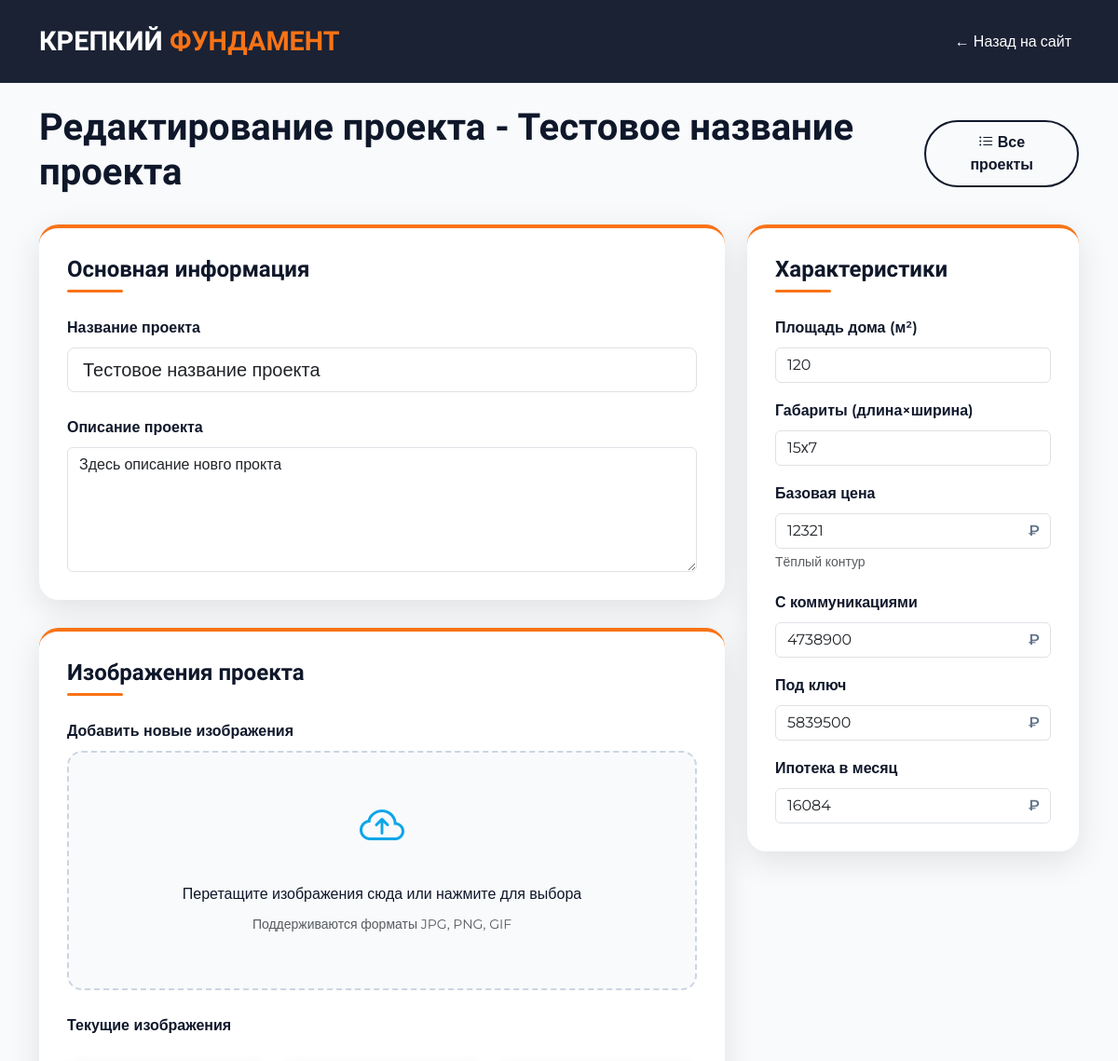
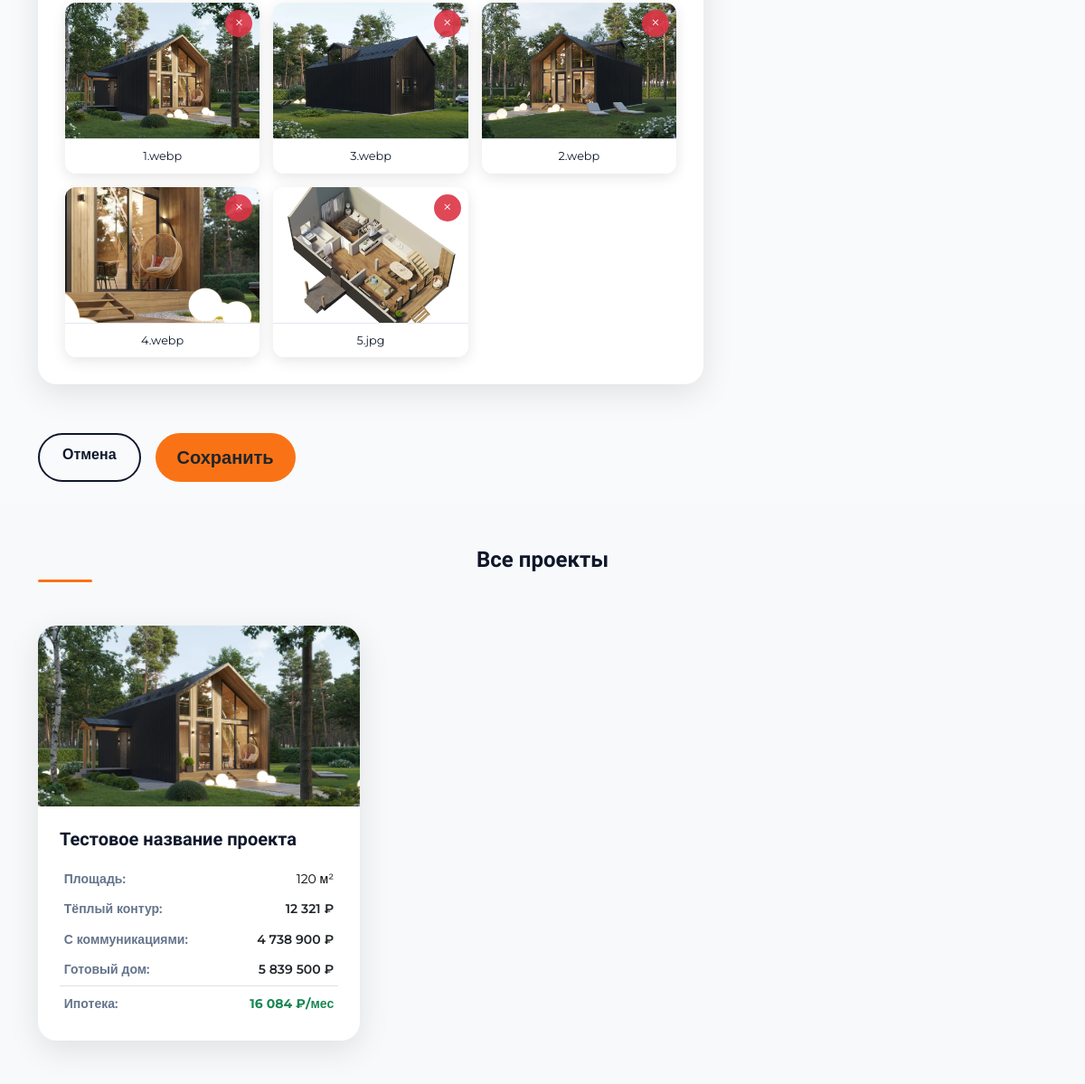
Page /admin/edit_project/1 on the earlier database version (2 pictures, top to bottom).
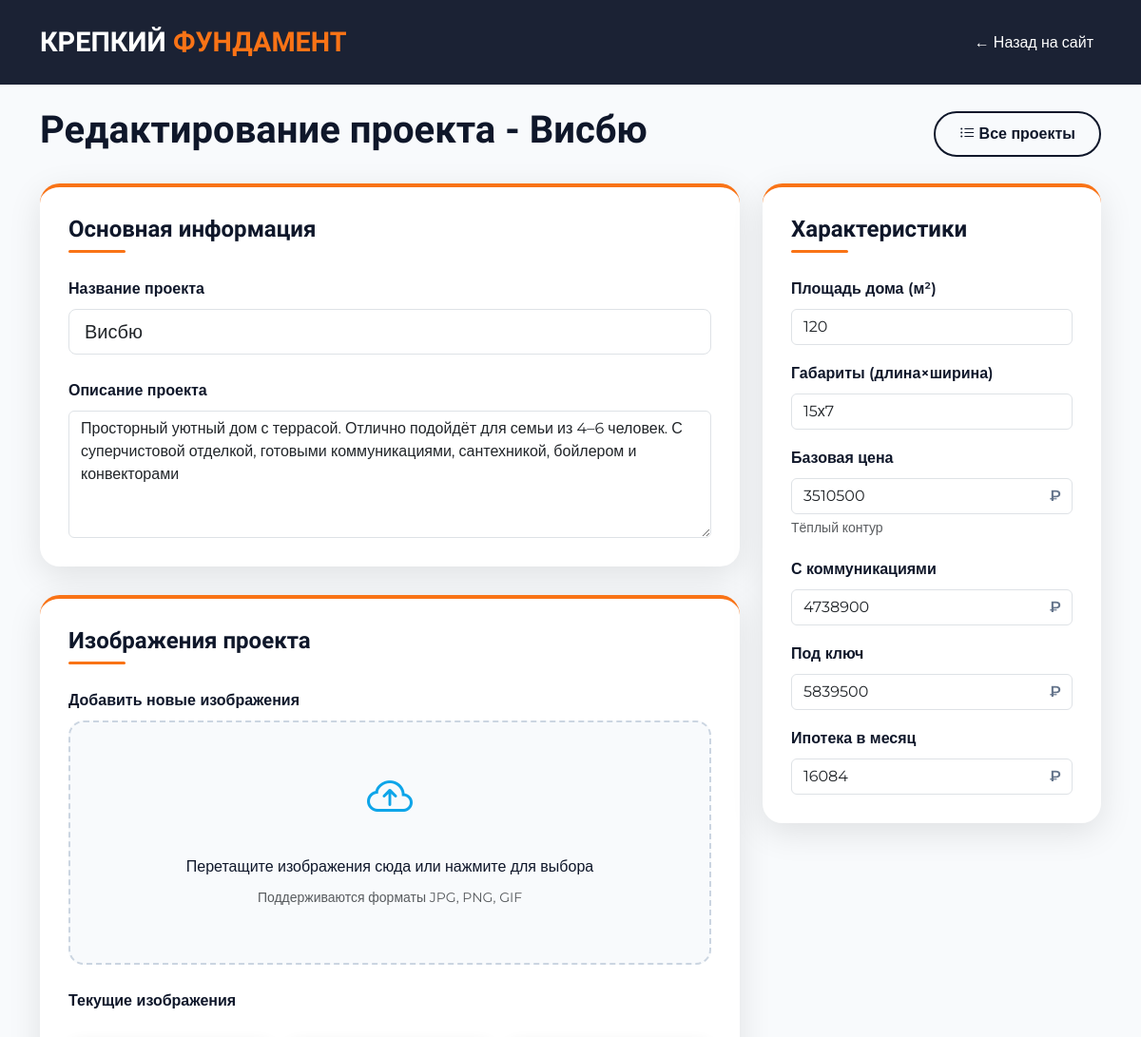
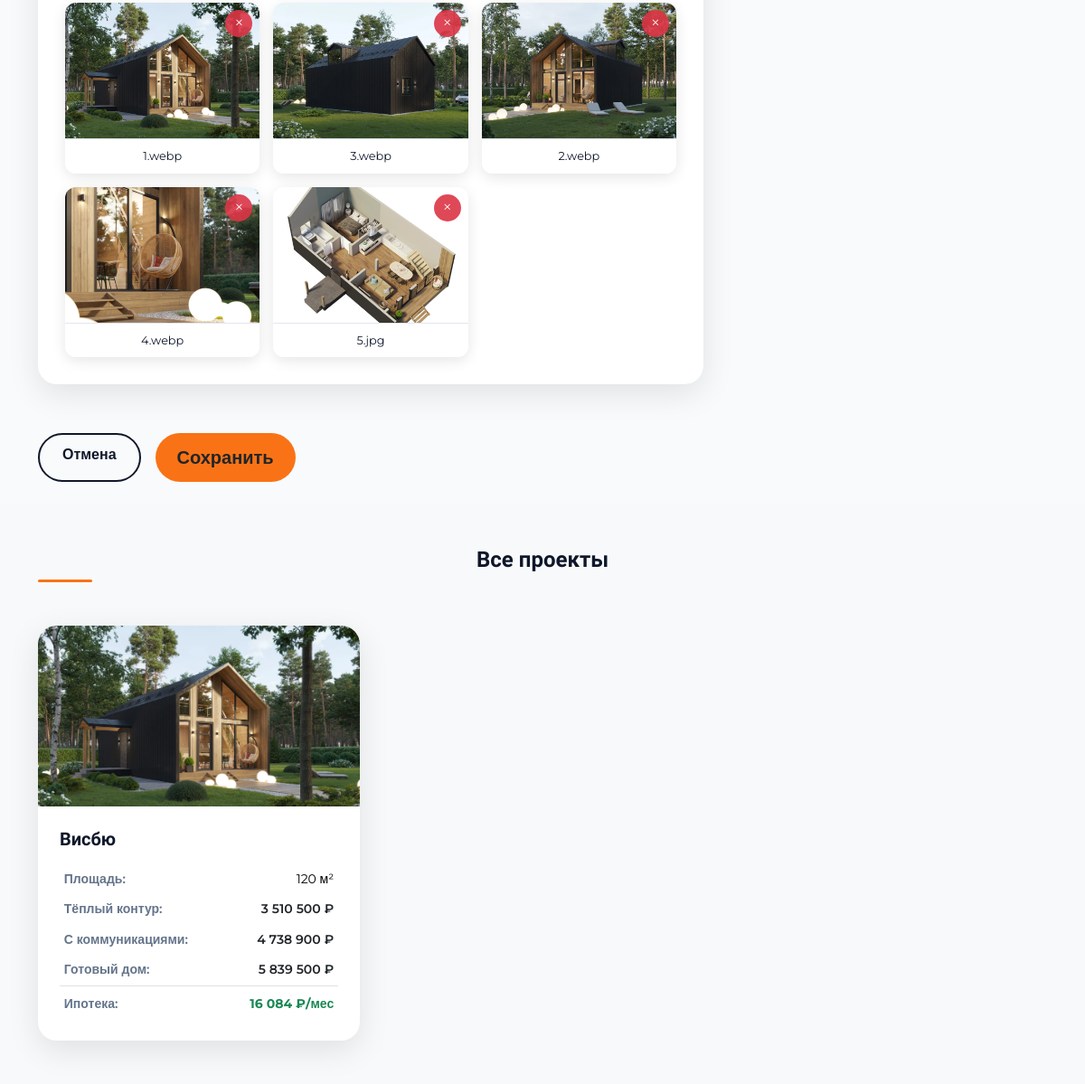
Same page on the later database version (2 pictures, top to bottom).
### app/models.py (models this page shows, shortened)
class Project(db.Model):
    __tablename__ = "projects"
    id = db.Column(db.Integer, primary_key=True)
    title = db.Column(db.String(100), unique=True, nullable=False)
    slug = db.Column(db.String(100), unique=True, nullable=False)
    description = db.Column(db.Text)
    square = db.Column(db.Integer, nullable=False)
    size = db.Column(db.String(15), nullable=False)
    price_base = db.Column(db.Integer, nullable=False)
    price_with_communications = db.Column(db.Integer)
    price_ready = db.Column(db.Integer)
    mortgage_price_per_month = db.Column(db.Integer)
    images_directory_path = db.Column(db.String(300), nullable=False)
    images = db.relationship(
        "ProjectImages",
        back_populates="project",
        cascade="all, delete-orphan",
        lazy="dynamic"
    )

class ProjectImages(db.Model):
    __tablename__ = "project_images"
    id = db.Column(db.Integer, primary_key=True)
    filename = db.Column(db.String(100), nullable=False)
    project_id = db.Column(
        db.Integer,
        db.ForeignKey(Project.id, ondelete="CASCADE"),
        nullable=False,
    )
    project = db.relationship("Project", back_populates="images")
    @property
    def url(self):
        return os.path.join('uploads', self.project.slug, self.filename)

### app/routes.py (the view, shortened to what this page needs)
@main_bp.route('/admin/edit_project/<int:id>', methods=['GET', 'POST'])
def edit_project(id):
    project = Project.query.get_or_404(id)
    projects = Project.query.all()
    images = project.images.all()
    form = ProjectForm(obj=project)
    existing_files = [img.filename for img in images]
    return render_template('edit_project.html', projects=projects, project=project, form=form, images=images, existing_files=existing_files)

### app/forms.py
class ProjectForm(FlaskForm):
    title = StringField('Название', validators=[DataRequired()])
    description = TextAreaField('Описание', validators=[DataRequired()])
    square = IntegerField('Площадь (м²)', validators=[DataRequired(), NumberRange(min=0)])
    size = StringField('Площадь участка', validators=[DataRequired()])  # теперь текст
    price_base = IntegerField('Теплый контур', validators=[DataRequired(), NumberRange(min=0)])
    price_with_communications = IntegerField('Готовые коммуникации', validators=[Optional(), NumberRange(min=0)])
    price_ready = IntegerField('Заезжай и живи', validators=[Optional(), NumberRange(min=0)])
    mortgage_price_per_month = IntegerField('В ипотеку', validators=[Optional(), NumberRange(min=0)])
    img_files = MultipleFileField("Изображение", validators=[
        FileAllowed(['jpg', 'jpeg', 'png', 'webp'], "Допустимы только изображения")
    ])
    submit = SubmitField('Сохранить')

### app/templates/edit_project.html (shortened to what the changed rows need)
<!DOCTYPE html>
<html lang="ru">
    <head>
        <link href="https://cdn.jsdelivr.net/npm/bootstrap@5.3.2/dist/css/bootstrap.min.css" rel="stylesheet" />
        <link href="https://cdn.jsdelivr.net/npm/bootstrap-icons@1.11.1/font/bootstrap-icons.css" rel="stylesheet" />
    </head>
    <body>
        <section class="py-4">
            <div class="container">
                <div class="d-flex justify-content-between align-items-center mb-4">
                    <h1 class="fw-bold">Редактирование проекта - {{ project.title }}</h1>
                    <a href="#projects" class="btn btn-outline-custom">
                    <i class="bi bi-list-ul"></i> Все проекты
                    </a>
                </div>
                <form method="POST" action="{{ url_for('main.edit_project', id=project.id) }}" enctype="multipart/form-data">
                    <div class="row g-4 align-items-start">
                        <div class="col-lg-8">
                            <div class="admin-card">
                                <div class="mb-4">
                                    <label class="form-label fw-bold">Название проекта</label>
                                    {{ form.title(class="form-control form-control-lg", placeholder="Введите название проекта") }}
                                </div>
                                <div class="mb-0">
                                    <label class="form-label fw-bold">Описание проекта</label>
                                    {{ form.description(class="form-control", rows="5", placeholder="Опишите особенности проекта...") }}
                                </div>
                            </div>
                        </div>
                        <div class="col-lg-4">
                            <div class="admin-card">
                                <div class="mb-3">
                                    <label class="form-label fw-semibold">Площадь дома (м²)</label>
                                    {{ form.square(class="form-control", placeholder="120") }}
                                </div>
                                <div class="mb-3">
                                    <label class="form-label fw-semibold">Габариты (длина×ширина)</label>
                                    {{ form.size(class="form-control", placeholder="15×7") }}
                                </div>
                                <div class="mb-3">
                                    <div class="price-input-group">
                                        {{ form.price_base(class="form-control", placeholder="0") }}
                                    </div>
                                </div>
                                <div class="mb-3">
                                    <div class="price-input-group">
                                        {{ form.price_with_communications(class="form-control", placeholder="0") }}
                                    </div>
                                </div>
                                <div class="mb-3">
                                    <div class="price-input-group">
                                        {{ form.price_ready(class="form-control", placeholder="0") }}
                                    </div>
                                </div>
                                <div class="mb-0">
                                    <div class="price-input-group">
                                        {{ form.mortgage_price_per_month(class="form-control", placeholder="0") }}
                                    </div>
                                </div>
                            </div>
                        </div>
                    </div>
                </form>
            </div>
        </section>
        <section id="projects" class="py-5 bg-light">
            <div class="container">
                <h2 class="section-title text-center mb-5">Все проекты</h2>
                <div class="row g-4">
                    {% for project in projects %}
                    <div class="col-md-6 col-lg-4">
                        <a href="{{ url_for('main.edit_project', id=project.id) }}" class="text-decoration-none text-reset">
                            <div class="project-card h-100">
                                <div class="project-image-wrapper">
                                    {% if project.images.first() %}
                                    <img src="{{ url_for('static', filename=project.images.first().url) }}" class="card-img-top" alt="Проект дома {{ project.title }}" style="height: 200px; object-fit: cover;">
                                    {% else %}
                                    <div class="h-100 d-flex align-items-center justify-content-center bg-secondary text-white" style="height: 200px;">
                                        <i class="bi bi-house display-4"></i>
                                    </div>
                                    {% endif %}
                                </div>
                                <div class="card-body p-4">
                                    <h5 class="fw-semibold mb-3">{{ project.title }}</h5>
                                    <table class="table table-borderless text-secondary small mb-0 compact-table">
                                        <tbody>
                                            <tr>
                                                <th>Площадь:</th>
                                                <td class="text-end">{{ project.square }} м²</td>
                                            </tr>
                                            <tr>
                                                <th>Тёплый контур:</th>
                                                <td class="text-end text-dark fw-semibold">{{ "{:,}".format(project.price_base).replace(',', ' ') }} ₽</td>
                                            </tr>
                                            <tr>
                                                <th>С коммуникациями:</th>
                                                <td class="text-end text-dark fw-semibold">{{ "{:,}".format(project.price_with_communications).replace(',', ' ') }} ₽</td>
                                            </tr>
                                            <tr>
                                                <th>Готовый дом:</th>
                                                <td class="text-end text-dark fw-semibold">{{ "{:,}".format(project.price_ready).replace(',', ' ') }} ₽</td>
                                            </tr>
                                            <tr class="border-top">
                                                <th class="pt-2">Ипотека:</th>
                                                <td class="text-end fw-bold pt-2 text-success">{{ "{:,}".format(project.mortgage_price_per_month).replace(',', ' ') }} ₽/мес</td>
                                            </tr>
                                        </tbody>
                                    </table>
                                </div>
                            </div>
                        </a>
                    </div>
                    {% endfor %}
                </div>
            </div>
        </section>
    </body>
</html>

Differences in the rows shown:
changed Project: title "Тестовое название проекта" → "Висбю"; description "Здесь описание новго прокта" → "Просторный уютный дом с террасой. Отлично подойдёт для семьи из 4–6 человек. С суперчистовой отделкой, готовыми коммуникациями, сантехникой, бойлером и конвекторами"; price_base "12321" → "3510500"; price_base "12 321" → "3 510 500"
